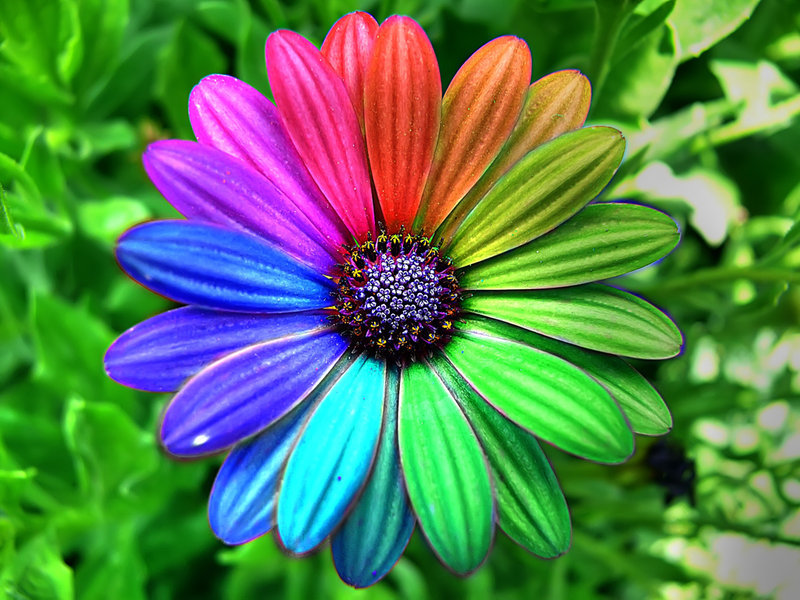
#> input picture lab 01/R.jpeg, 800 x 600 px
$ python err.py
#> lines starting #> are read from the running program, lines starting #| are printed output that depends on the picture
### lab 01/color_to_grayscale.py
import cv2
import numpy as np
from pprint import pprint

image = cv2.imread('R.jpeg')
#> image is the input picture: shape (600, 800, 3); mean B, G, R 80.7, 128.5, 85.6

img_grey = cv2.cvtColor(image, cv2.COLOR_BGR2GRAY)
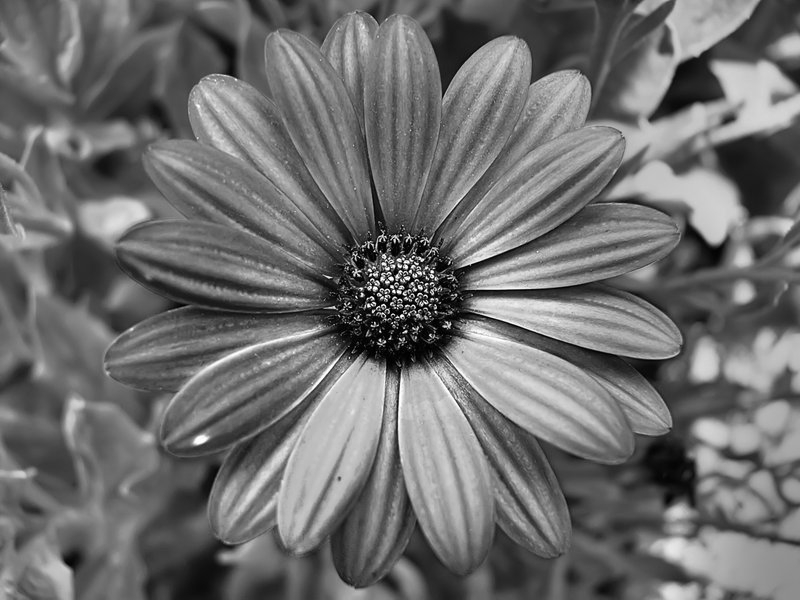
#> img_grey: shape (600, 800); min 0, max 255, mean 110.2

cv2.imwrite('output.jpg', img_grey)

image_array = np.array(img_grey)

image_array2 = np.array(image)

negative = 255 - image_array2
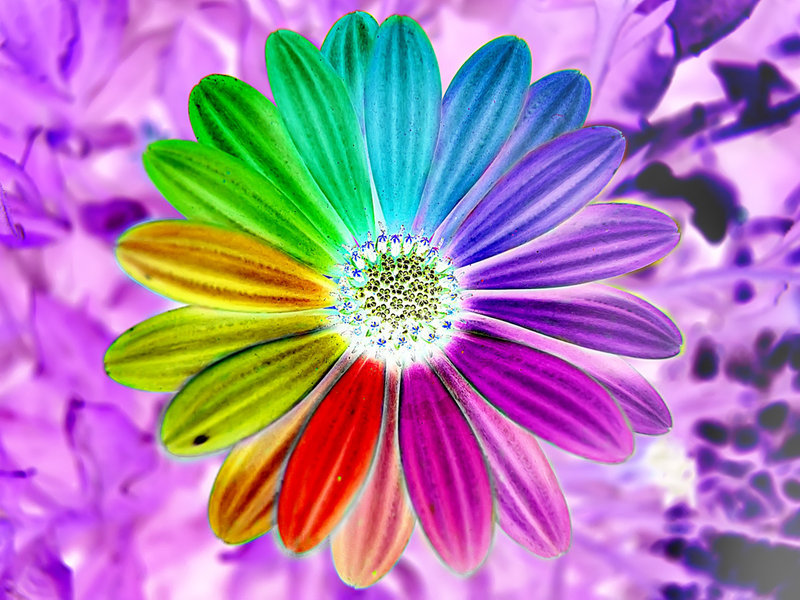
#> negative: shape (600, 800, 3); mean B, G, R 174.3, 126.5, 169.4

cv2.imwrite("colorneg_flower.jpeg", negative)

cv2.imwrite('gray_neg.jpeg', 255 - image_array2)

### lab 01/err.py
import cv2
import numpy as np
from pprint import pprint

from color_to_grayscale import negative

image = cv2.imread('R.jpeg')

image_array = np.array(image)
neg = []


for col1 in image_array:
    neg2 = []
    for col2 in col1:
        r = int(col2[2])
        g = int(col2[1])
        b = int(col2[0])
        neg2.append((int)(r * .3 + g *.59 + b * .11))

    neg.append(neg2)
#> after the loop, neg = 600 items

neg_array = np.array(neg)
print(neg_array)
#> (printed output is left out)
cv2.imwrite("man_convert_neg.jpeg", neg_array)
